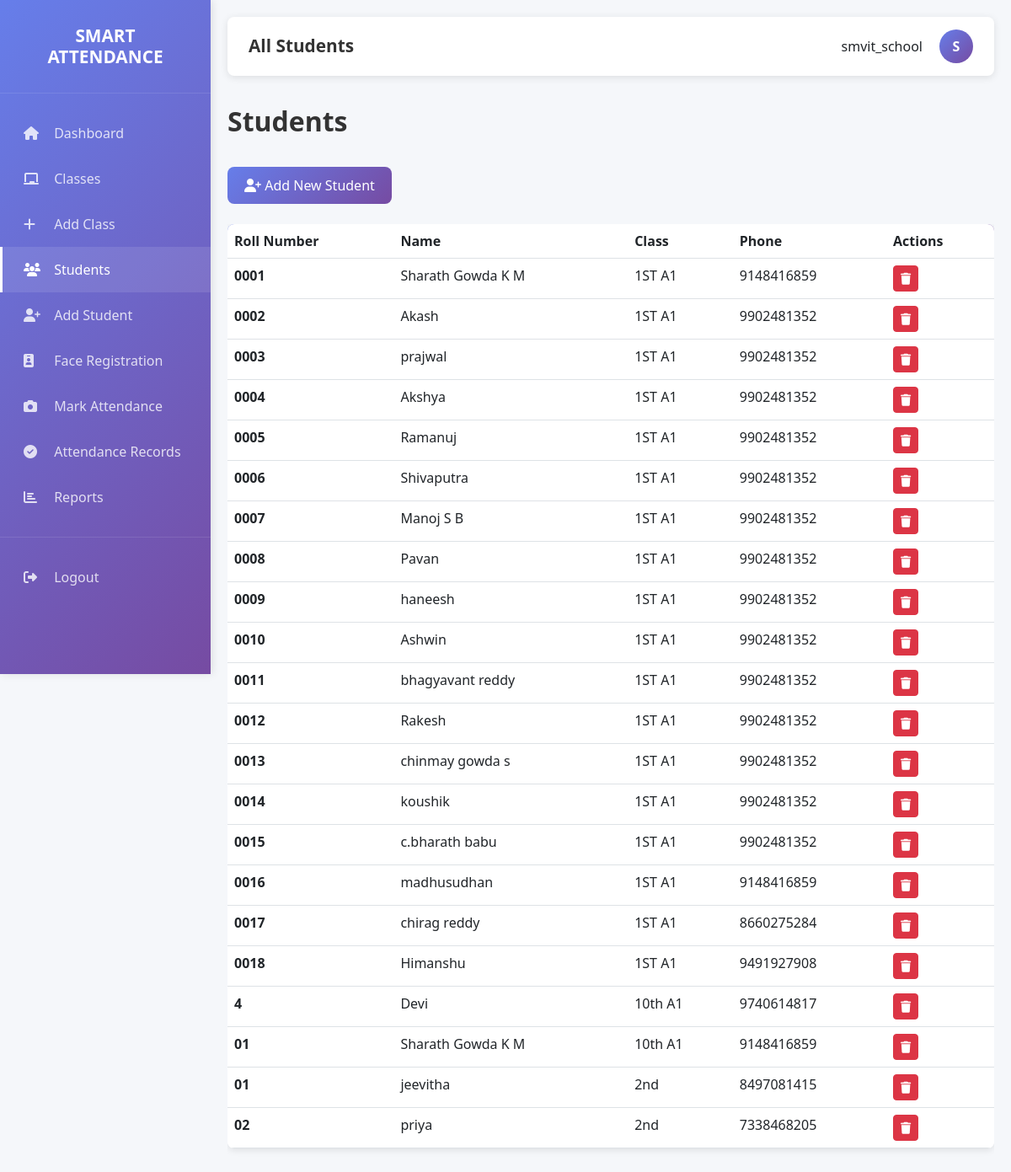
/school/students (signed in), run on the app's committed database.
### app.py (models this page shows)
class Student(db.Model):
    id = db.Column(db.Integer, primary_key=True)
    name = db.Column(db.String(100), nullable=False)
    roll_number = db.Column(db.String(20), nullable=False)
    phone = db.Column(db.String(15))
    password = db.Column(db.String(200))
    organization_id = db.Column(db.Integer, db.ForeignKey('organization.id'), nullable=False)
    class_id = db.Column(db.Integer, db.ForeignKey('class.id'), nullable=False)
    created_at = db.Column(db.DateTime, default=datetime.utcnow)
    attendances = db.relationship('Attendance', backref='student', lazy=True)
    face_encodings = db.relationship('FaceEncoding', backref='student', lazy=True)

class Class_(db.Model):
    __tablename__ = 'class'
    id = db.Column(db.Integer, primary_key=True)
    name = db.Column(db.String(100), nullable=False)
    academic_year = db.Column(db.String(20), nullable=False)
    study_year = db.Column(db.String(50), nullable=True)
    branch = db.Column(db.String(100), nullable=True)
    semester = db.Column(db.String(100), nullable=True)
    organization_id = db.Column(db.Integer, db.ForeignKey('organization.id'), nullable=False)
    course_id = db.Column(db.Integer, db.ForeignKey('course.id'), nullable=True)
    created_at = db.Column(db.DateTime, default=datetime.utcnow)
    students = db.relationship('Student', backref='class_', lazy=True)
    attendances = db.relationship('Attendance', backref='class_', lazy=True)

### app.py (the view)
@app.route('/school/students')
@org_required(['school'])
def school_students():
    class_id = request.args.get('class_id')
    query = Student.query.filter_by(organization_id=session.get('org_id'))
    if class_id:
        query = query.filter_by(class_id=class_id)
    students = query.all()
    return render_template('school/students.html', students=students)

### app.py (called while the page is built)
def org_required(org_types):
    def decorator(f):
        @wraps(f)
        def decorated_function(*args, **kwargs):
            if 'org_type' not in session or session['org_type'] not in org_types:
                flash('Unauthorized access', 'danger')
                return redirect(url_for('login'))
            return f(*args, **kwargs)
        return decorated_function
    return decorator

### templates/school/students.html (shortened to what this page needs)
{% extends "base.html" %}
{% block navbar_title %}All Students{% endblock %}
{% block content %}
<div class="page-title">Students</div>
<a href="/school/add-student" class="btn btn-primary mb-4"><i class="fas fa-user-plus"></i> Add New Student</a>
{% if students %}
<div class="table-responsive">
    <table class="table table-hover">
        <thead>
            <tr>
                <th>Roll Number</th>
                <th>Name</th>
                <th>Class</th>
                <th>Phone</th>
                <th>Actions</th>
            </tr>
        </thead>
        <tbody>
            {% for student in students %}
            <tr>
                <td><strong>{{ student.roll_number }}</strong></td>
                <td>{{ student.name }}</td>
                <td>{{ student.class_.name }}</td>
                <td>{{ student.phone }}</td>
                <td>
                    <a href="/school/delete-student/{{ student.id }}" class="btn btn-sm btn-danger" onclick="return confirm('Are you sure you want to delete this student? All attendance and face data for this student will be deleted.');" title="Delete Student">
                        <i class="fas fa-trash"></i>
                    </a>
                </td>
            </tr>
            {% endfor %}
        </tbody>
    </table>
</div>
{% else %}
<div class="alert alert-info">
    <i class="fas fa-info-circle"></i> No students added yet. <a href="/school/add-student">Add your first student</a>
</div>
{% endif %}
{% endblock %}

### templates/base.html (style rules this page uses)
* { margin: 0; padding: 0; box-sizing: border-box; }
body { font-family: 'Segoe UI', Tahoma, Geneva, Verdana, sans-serif; background: #f5f7fa; }
.btn-primary { background: linear-gradient(135deg, #667eea 0%, #764ba2 100%); border: none; border-radius: 8px; padding: 10px 20px; transition: transform 0.2s; }
.table { background: white; border-radius: 8px; overflow: hidden; box-shadow: 0 2px 8px rgba(0, 0, 0, 0.1); }
.table thead { background: linear-gradient(135deg, #667eea 0%, #764ba2 100%); color: white; }
.page-title { font-size: 2rem; font-weight: 700; color: #333; margin-bottom: 30px; }

### data on the page
Student: roll_number "0001", name "Sharath Gowda K M", class_.name "1ST A1", phone "9148416859"
Student: roll_number "0002", name "Akash", class_.name "1ST A1", phone "9902481352"
Student: roll_number "0003", name "prajwal", class_.name "1ST A1", phone "9902481352"
Student: roll_number "0004", name "Akshya", class_.name "1ST A1", phone "9902481352"
Student: roll_number "0005", name "Ramanuj", class_.name "1ST A1", phone "9902481352"
Student: roll_number "0006", name "Shivaputra", class_.name "1ST A1", phone "9902481352"
Student: roll_number "0007", name "Manoj S B", class_.name "1ST A1", phone "9902481352"
Student: roll_number "0008", name "Pavan", class_.name "1ST A1", phone "9902481352"
Student: roll_number "0009", name "haneesh", class_.name "1ST A1", phone "9902481352"
Student: roll_number "0010", name "Ashwin", class_.name "1ST A1", phone "9902481352"
Student: roll_number "0011", name "bhagyavant reddy", class_.name "1ST A1", phone "9902481352"
Student: roll_number "0012", name "Rakesh", class_.name "1ST A1", phone "9902481352"
Student: roll_number "0013", name "chinmay gowda s", class_.name "1ST A1", phone "9902481352"
Student: roll_number "0014", name "koushik", class_.name "1ST A1", phone "9902481352"
Student: roll_number "0015", name "c.bharath babu", class_.name "1ST A1", phone "9902481352"
Student: roll_number "0016", name "madhusudhan", class_.name "1ST A1", phone "9148416859"
Student: roll_number "0017", name "chirag reddy", class_.name "1ST A1", phone "8660275284"
Student: roll_number "0018", name "Himanshu", class_.name "1ST A1", phone "9491927908"
Student: roll_number "4", name "Devi", class_.name "10th A1", phone "9740614817"
Student: roll_number "01", name "Sharath Gowda K M", class_.name "10th A1", phone "9148416859"
Student: roll_number "01", name "jeevitha", class_.name "2nd", phone "8497081415"
Student: roll_number "02", name "priya", class_.name "2nd", phone "7338468205"

### other printed values
{{ session.username }} "smvit_school"
{{ session.username[0].upper() }} "S"
